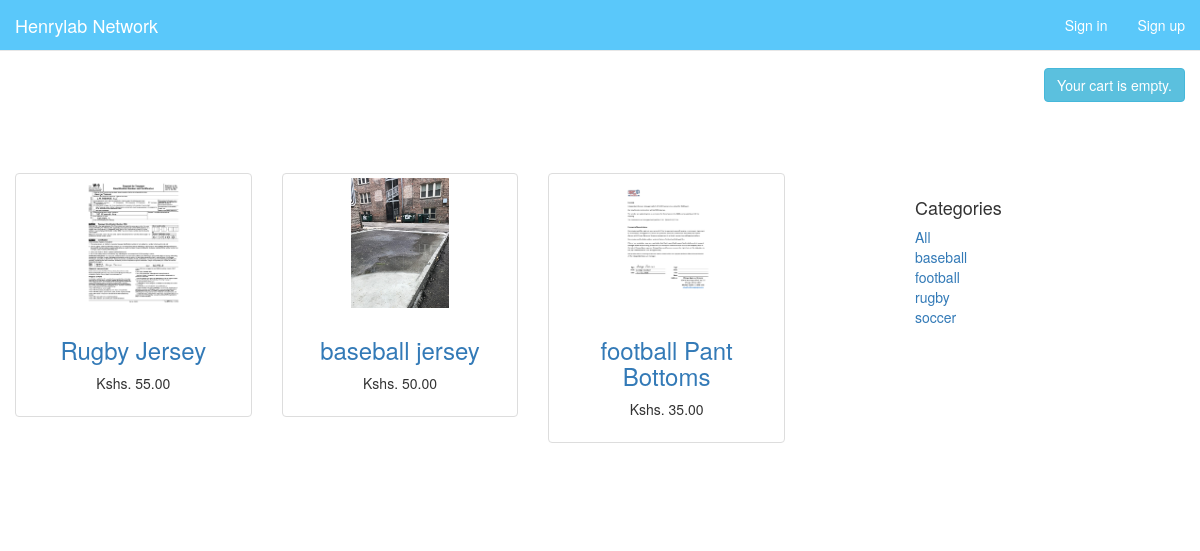
The page / on the database its author committed.
### shop/models.py (models this page shows, shortened)
class Product(models.Model):
    category = models.ForeignKey(Category, related_name='products', on_delete=models.CASCADE)
    name = models.CharField(max_length=100, db_index=True)
    slug = models.SlugField(max_length=100, db_index=True)
    description = models.TextField(blank=True)
    price = models.DecimalField(max_digits=10, decimal_places=2)
    available = models.BooleanField(default=True)
    stock = models.PositiveIntegerField()
    created_at = models.DateTimeField(auto_now_add=True)
    updated_at = models.DateTimeField(auto_now=True)
    image = models.ImageField(upload_to='static', blank=True)
    class Meta:
        ordering = ('name', )
        index_together = (('id', 'slug'),)
    def get_absolute_url(self):
        return reverse('shop:product_detail', args=[self.id, self.slug])

class Category(models.Model):
    name = models.CharField(max_length=150, db_index=True)
    slug = models.SlugField(max_length=150, unique=True ,db_index=True)
    created_at = models.DateTimeField(auto_now_add=True)
    updated_at = models.DateTimeField(auto_now=True)
    class Meta:
        ordering = ('name', )
        verbose_name = 'category'
        verbose_name_plural = 'categories'
    def get_absolute_url(self):
        return reverse('shop:product_list_by_category', args=[self.slug])

### shop/views.py (the view)
# urls.py: url(r'^$', views.product_list, name='product_list'),
def product_list(request, category_slug=None):
    category = None
    categories = Category.objects.all()
    products = Product.objects.filter(available=True)
    if category_slug:
        category = get_object_or_404(Category, slug=category_slug)
        products = Product.objects.filter(category=category)
    context = {
        'category': category,
        'categories': categories,
        'products': products
    }
    return render(request, 'shop/product/list.html', context)

### cart/cart.py (called while the page is built)
    def __len__(self):
        return sum(item['quantity'] for item in self.cart.values())

### cart/context_processors.py (called while the page is built)
def cart(request):
    return {'cart': Cart(request)}

### shop/templates/shop/product/list.html (shortened to what this page needs)
{% extends 'shop/base.html' %}
{% load static %}
{% block content %}
   <div class="container-fluid">
      <div class="row" style="margin-top: 6%">
        <div class="col-sm-8 blog-main">
          <div class="blog-post">
              <div class="row">
                  {% for product in products %}
                      <div class="col-md-4">
                        <div class="thumbnail">
                            <a href="{{ product.get_absolute_url }}">
                                <img src="{% if product.image %} {{ product.image.url }} {% else %} {% static 'img/default.jpg' %} {% endif %}" alt="..." style="height: 130px; width: auto">
                            </a>
                            <div class="caption">
                                <h3 class="text-center">
                                    <a href="{{ product.get_absolute_url }}">{{ product.name }}</a>
                                </h3>
                                <p class="text-center">Kshs. {{ product.price }}</p>
                            </div>
                        </div>
                      </div>
                  {% endfor %}
              </div>
          </div>
        </div>
        <div class="col-sm-3 col-sm-offset-1 blog-sidebar">
          <div class="sidebar-module">
            <h4>Categories</h4>
            <ol class="list-unstyled">
              <li {% if not category %} class="active"{% endif %}><a href="{% url 'shop:product_list' %}">All</a></li>
            {% for c in categories %}
              <li {% if category.slug == c.slug %} class="active"{% endif %}>
                  <a href="{{ c.get_absolute_url }}">{{ c.name }}</a>
              </li>
            {% endfor %}
            </ol>
          </div>
        </div>
      </div>
    </div>
{% endblock %}

### shop/templates/shop/base.html (shortened to what this page needs)
<!DOCTYPE html>
{% load staticfiles %}
<html lang="en">
<head>
    <link rel="stylesheet" href="{% static 'css/bootstrap.min.css' %}">
    <link rel="stylesheet" href="{% static 'css/styles.css' %}">
</head>
<body>
{% include 'shop/navbar.html' %}
<div class="container">
    <div class="row" style="margin-top: 6%">
         <button class="btn btn-info pull-right">
            {% with totail_items=cart|length %}
                {% if cart|length > 0 %}
                    <a href="{% url "cart:cart_detail" %}" style="color: #ffffff">
                        My Shopping Order: {{ totail_items }} item {{ totail_items|pluralize }}, Kshs. {{ cart.get_total_price }}
                    </a>
                    {% else %}
                    Your cart is empty.
                {% endif %}
            {% endwith %}
         </button>
    </div>
</div>
{% block content %}
{% endblock %}
</body>
</html>

### shop/templates/shop/navbar.html (shortened to what this page needs)
{% load static %}
<nav class="navbar navbar-default navbar-fixed-top" role="navigation" style="margin-bottom: 0px; background-color: #5AC8FA;">
  <div class="container-fluid">
      <div class="navbar-header">
    <a class="navbar-brand" href="{% url 'shop:product_list' %}" style="color: #ffffff">Henrylab Network</a>
  </div>
  <div class="collapse navbar-collapse" id="bs-example-navbar-collapse-1">
    <ul class="nav navbar-nav navbar-right">
      <li class="dropdown">
          {% if request.user.is_authenticated %}
        <a href="#" class="dropdown-toggle" data-toggle="dropdown" style="color: #ffffff">{{ request.user.username }}<b class="caret"></b></a>
        <ul class="dropdown-menu">
          <li><a href="">logout</a></li>
            {% else %}
          <li><a href="#" style="color: #ffffff">Sign in</a></li>
         <li><a href="#" style="color: #ffffff">Sign up</a></li>
        </ul>
         {% endif %}
  </div>
  </div>
</nav>

### shop/static/css/styles.css (style rules this page uses)
.sidebar-module { padding: 15px; margin: 0 -15px 15px; }
.blog-post { margin-bottom: 60px; }

### rows shown on the page
Product: image (picture), name "Rugby Jersey", price "55.00"
Product: image (picture), name "baseball jersey", price "50.00"
Product: image (picture), name "football Pant Bottoms", price "35.00"
Category: name "baseball"
Category: name "football"
Category: name "rugby"
Category: name "soccer"
